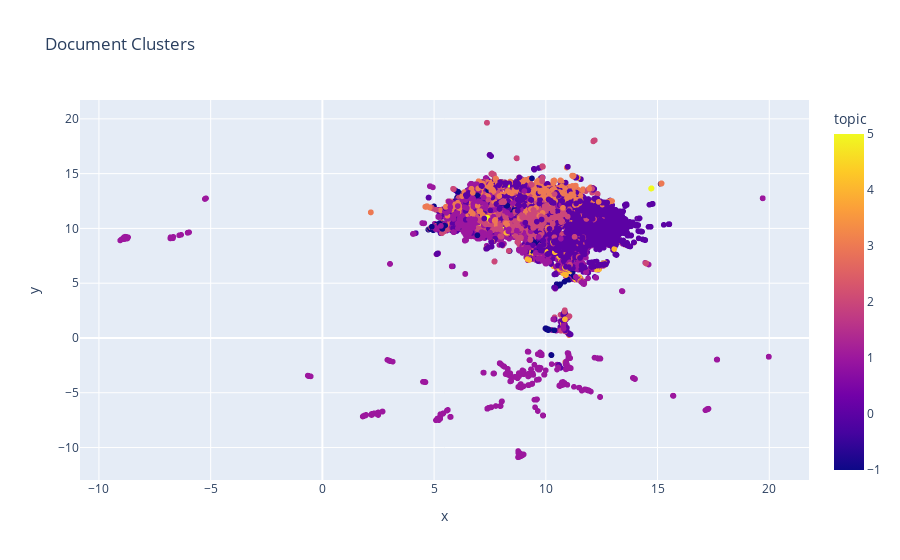

The code cell stored with this chart in its notebook:
### Code cell
import plotly.express as px

# Reduce dimensionality of embeddings for visualization
umap_2d = UMAP(n_components=2, random_state=42)
embeddings_2d = umap_2d.fit_transform(embeddings)

# Create a DataFrame with 2D embeddings and topic labels
df_embeddings_2d = pd.DataFrame(embeddings_2d, columns=['x', 'y'])
df_embeddings_2d['topic'] = topics

# Plot the 2D embeddings
fig = px.scatter(df_embeddings_2d, x='x', y='y', color='topic', title='Document Clusters')
fig.show()

### Figure 1 — Plotly figure (JSON) as saved in the notebook; plotly's stock layout.template omitted (floating-point values rounded to 4 significant figures; data arrays with more than 128 entries replaced by an {"elided": "..."} marker saying what was removed)
{"data": [{"hovertemplate": "x=%{x}<br>y=%{y}<br>topic=%{marker.color}<extra></extra>", "legendgroup": "", "marker": {"color": {"elided": "14241 int values"}, "coloraxis": "coloraxis", "symbol": "circle"}, "mode": "markers", "name": "", "showlegend": false, "type": "scattergl", "x": {"elided": "14241 float values"}, "xaxis": "x", "y": {"elided": "14241 float values"}, "yaxis": "y"}], "layout": {"coloraxis": {"colorbar": {"title": {"text": "topic"}}, "colorscale": [[0, "#0d0887"], [0.1111, "#46039f"], [0.2222, "#7201a8"], [0.3333, "#9c179e"], [0.4444, "#bd3786"], [0.5556, "#d8576b"], [0.6667, "#ed7953"], [0.7778, "#fb9f3a"], [0.8889, "#fdca26"], [1, "#f0f921"]]}, "legend": {"tracegroupgap": 0}, "title": {"text": "Document Clusters"}, "xaxis": {"anchor": "y", "domain": [0, 1], "title": {"text": "x"}}, "yaxis": {"anchor": "x", "domain": [0, 1], "title": {"text": "y"}}}}
